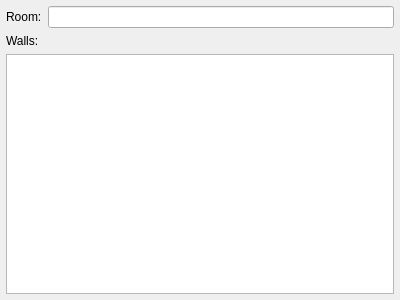
<?xml version="1.0" encoding="UTF-8"?>
<ui version="4.0">
 <class>Room</class>
 <widget class="QWidget" name="Room">
  <property name="geometry">
   <rect>
    <x>0</x>
    <y>0</y>
    <width>400</width>
    <height>300</height>
   </rect>
  </property>
  <property name="windowTitle">
   <string>Form</string>
  </property>
  <layout class="QVBoxLayout" name="verticalLayout">
   <property name="spacing">
    <number>0</number>
   </property>
   <property name="margin">
    <number>0</number>
   </property>
   <item>
    <widget class="QFrame" name="normalFrame">
     <property name="frameShape">
      <enum>QFrame::NoFrame</enum>
     </property>
     <property name="frameShadow">
      <enum>QFrame::Raised</enum>
     </property>
     <layout class="QGridLayout" name="gridLayout_2">
      <property name="margin">
       <number>6</number>
      </property>
      <item row="0" column="0">
       <widget class="QLabel" name="label">
        <property name="text">
         <string>Room:</string>
        </property>
       </widget>
      </item>
      <item row="0" column="1">
       <widget class="QLineEdit" name="name">
        <property name="readOnly">
         <bool>false</bool>
        </property>
       </widget>
      </item>
      <item row="1" column="0">
       <widget class="QLabel" name="label_2">
        <property name="text">
         <string>Walls:</string>
        </property>
       </widget>
      </item>
      <item row="2" column="0" colspan="2">
       <widget class="QListWidget" name="walls"/>
      </item>
     </layout>
    </widget>
   </item>
  </layout>
 </widget>
 <resources/>
 <connections/>
</ui>
